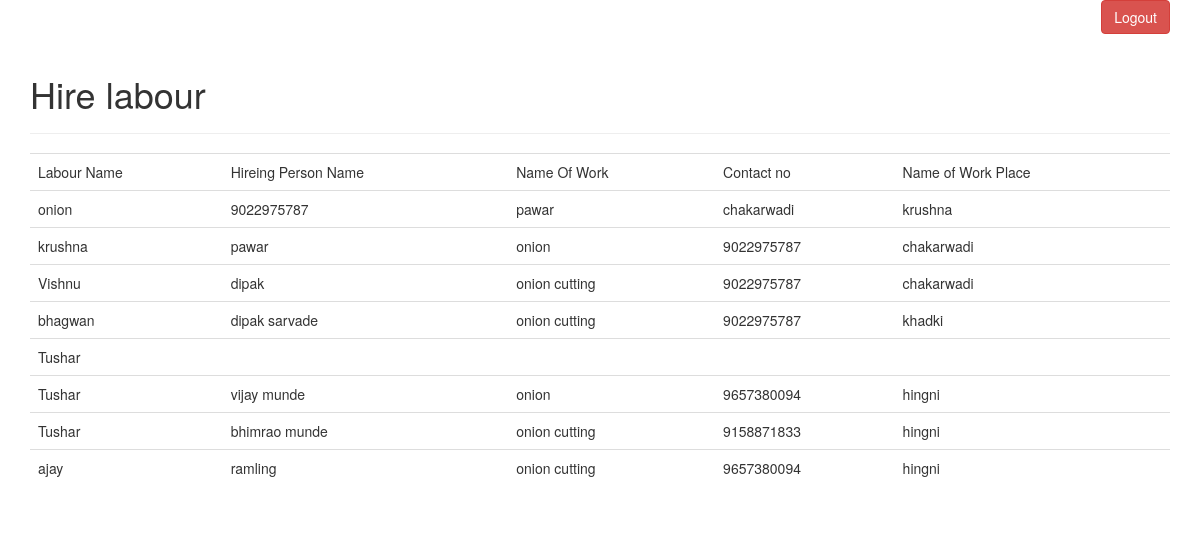
The page /hireldata.php on the database its author committed.
### tables this page shows
CREATE TABLE `hirelabour` (
  `workername` varchar(100) NOT NULL,
  `onername` varchar(100) NOT NULL,
  `nwork` varchar(500) NOT NULL,
  `con` varchar(100) NOT NULL,
  `workplace` varchar(5000) NOT NULL
);

### hireldata.php (the view, shortened to what this page needs)
<!DOCTYPE html>
                <html lang="">
                    <head>
                        <link href="https://maxcdn.bootstrapcdn.com/bootstrap/3.3.7/css/bootstrap.min.css" rel="stylesheet">
                    </head>
                    <body>
                    <div class="container">
                    <div style="text-align:end;">
                     <td> <a class="btn btn-danger" href="login.php" role="button">Logout </a></td>
                     </div>
<table class="table table-hover">
            <thead>
                <tr>
                <div class="page-header">
                  <h1>Hire labour<small></small></h1>
                </div>
                </tr>
            </thead>
            <tbody>
                <tr>
                    <td>Labour Name</td>
                    <td>Hireing Person Name</td>
                    <td>Name Of Work</td>
                    <td>Contact no</td>
                    <td>Name of Work Place</td>
                </tr>
                <?php
                    require "dbcon.php";
                    $sql="select *from hirelabour";
                   $res= mysqli_query($con,$sql);
                   while ($r=mysqli_fetch_array($res)) {
                    echo "<tr id='t1'>";
                    echo "<td>".$r[0]."</td>";
                    echo "<td>".$r[1]."</td>";
                    echo "<td>".$r[2]."</td>";
                    echo "<td>".$r[3]."</td>";
                    echo "<td>".$r[4]."</td>";
                     echo "</tr>";
                   }
                    ?>
            </tbody>
        </table>
                    </body>
                </html>

### rows shown on the page
hirelabour: workername "onion", onername "9022975787", nwork "pawar", con "chakarwadi", workplace "krushna"
hirelabour: workername "krushna", onername "pawar", nwork "onion", con "9022975787", workplace "chakarwadi"
hirelabour: workername "Vishnu", onername "dipak", nwork "onion cutting", con "9022975787", workplace "chakarwadi"
hirelabour: workername "bhagwan", onername "dipak sarvade", nwork "onion cutting", con "9022975787", workplace "khadki"
hirelabour: workername "Tushar"
hirelabour: workername "Tushar", onername "vijay munde", nwork "onion", con "9657380094", workplace "hingni"
hirelabour: workername "Tushar", onername "bhimrao munde", nwork "onion cutting", con "9158871833", workplace "hingni"
hirelabour: workername "ajay", onername "ramling", nwork "onion cutting", con "9657380094", workplace "hingni"
